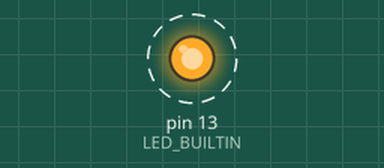
Recording of a sketch running on a simulated Arduino Uno, built with avr-gcc and run on an emulated ATmega328P. Shown: output pins drawn as LEDs (lit = HIGH). Dashed ring = blinking.

Above: at 0.15 s.
Timing chart, 0 to 3.0 s (numbered marks = the images above):
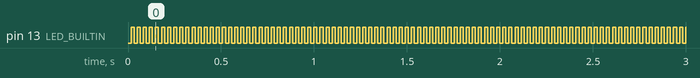

Measured:
- by itself, pin 13 (LED_BUILTIN): alternates HIGH for 0.02 s and LOW for 0.02 s
- by itself, everything shown: repeats every 3.2 s, in 10 steps

The sketch:

3_blink_types.ino
```cpp
volatile bool state = false;
const char TIMER_MODE = 'T';
const char MILLIS_MODE = 'M';
const char DELAY_MODE = 'D';
char mode = TIMER_MODE;
unsigned long start = 0;

void setup() {
  cli();
  TCCR2A = 0;
  TCCR2B = 0;
  TCCR2B = TCCR2B | ((1 << CS22) | (1 << CS21) | (1 << CS20));
  TIMSK2 = TIMSK2 | (1 << TOIE2);
  pinMode(LED_BUILTIN, OUTPUT);
  Serial.begin(9600);
  sei();
}

ISR(TIMER2_OVF_vect) {
  if (mode == TIMER_MODE)
  	state = !state;
}

void updateMode() {
   if (Serial.available() > 0) {
    	char new_mode = Serial.read();
     	switch (new_mode) {
     		case TIMER_MODE:
          		mode = new_mode;
          		Serial.println("LED goes TIMER_MODE");
          		break;
          	case MILLIS_MODE:
		        mode = new_mode;
          		Serial.println("LED goes MILLIS_MODE");
          		start = millis();
          		break;
          	case DELAY_MODE:
          		mode = new_mode;
          		Serial.println("LED goes DELAY_MODE");
          		break;
        }
  }
}

void handleLED() {
  if (mode == MILLIS_MODE) {
    unsigned long end = millis();
    if (end - start >= 250) {
      state = !state;
      start = end;
    }
  }
  else if (mode == DELAY_MODE) {
     delay(50);
     state = !state;
  }
}

void loop() {
  	updateMode();
  	handleLED();
  	digitalWrite(LED_BUILTIN, state);
}
```
